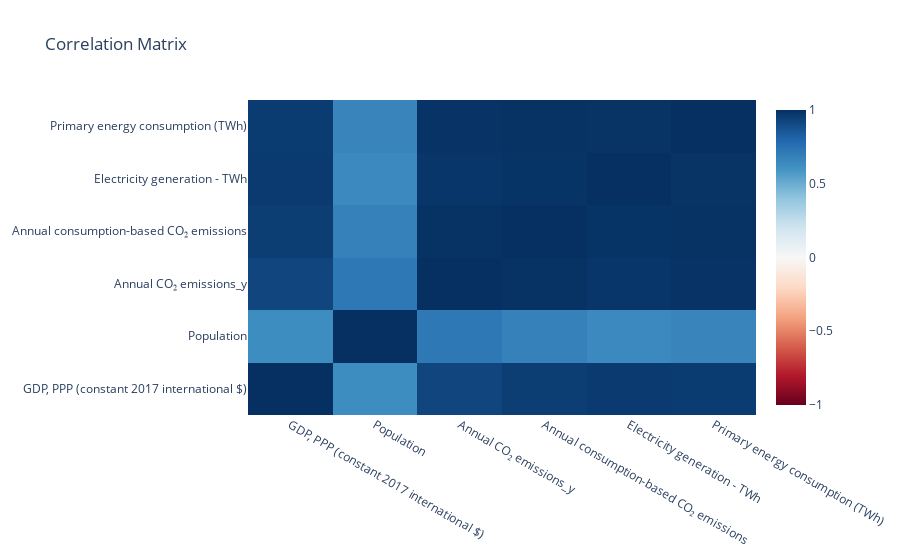

The notebook cell saved with this chart:
### Code cell
# Select relevant columns for correlation
corr_df = df[['GDP, PPP (constant 2017 international $)', 'Population', 'Annual CO₂ emissions_y',
              'Annual consumption-based CO₂ emissions', 'Electricity generation - TWh',
              'Primary energy consumption (TWh)']]

# Calculate the correlation matrix
corr = corr_df.corr()

# Create a heatmap with a diverging color scale
fig_heatmap = go.Figure(data=go.Heatmap(
                   z=corr.values,
                   x=corr.columns,
                   y=corr.columns,
                   colorscale='RdBu',
                   zmid=0))  # zmid sets the midpoint of the diverging color scale to 0

# Update layout
fig_heatmap.update_layout(title='Correlation Matrix',
                          xaxis_nticks=36)

# Show the heatmap
fig_heatmap.show()

### Figure 1 — Plotly figure (JSON) as saved in the notebook; plotly's stock layout.template omitted (floating-point values rounded to 4 significant figures)
{"data": [{"colorscale": [[0, "rgb(103,0,31)"], [0.1, "rgb(178,24,43)"], [0.2, "rgb(214,96,77)"], [0.3, "rgb(244,165,130)"], [0.4, "rgb(253,219,199)"], [0.5, "rgb(247,247,247)"], [0.6, "rgb(209,229,240)"], [0.7, "rgb(146,197,222)"], [0.8, "rgb(67,147,195)"], [0.9, "rgb(33,102,172)"], [1, "rgb(5,48,97)"]], "type": "heatmap", "x": ["GDP, PPP (constant 2017 international $)", "Population", "Annual CO₂ emissions_y", "Annual consumption-based CO₂ emissions", "Electricity generation - TWh", "Primary energy consumption (TWh)"], "y": ["GDP, PPP (constant 2017 international $)", "Population", "Annual CO₂ emissions_y", "Annual consumption-based CO₂ emissions", "Electricity generation - TWh", "Primary energy consumption (TWh)"], "z": [[1, 0.6275, 0.9222, 0.9495, 0.9635, 0.9562], [0.6275, 1, 0.7222, 0.6787, 0.6444, 0.6658], [0.9222, 0.7222, 1, 0.9932, 0.9762, 0.9877], [0.9495, 0.6787, 0.9932, 1, 0.9849, 0.9931], [0.9635, 0.6444, 0.9762, 0.9849, 1, 0.9888], [0.9562, 0.6658, 0.9877, 0.9931, 0.9888, 1]], "zmid": 0}], "layout": {"autosize": true, "title": {"text": "Correlation Matrix"}, "xaxis": {"autorange": true, "nticks": 36, "range": [-0.5, 5.5], "type": "category"}, "yaxis": {"autorange": true, "range": [-0.5, 5.5], "type": "category"}}}
